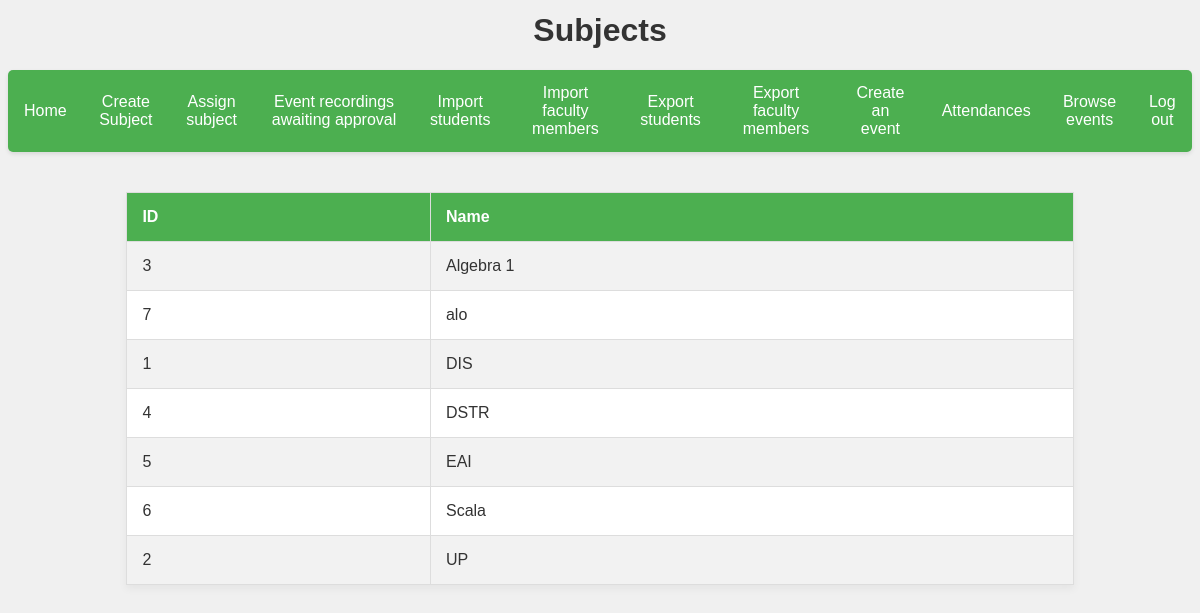
/subjects/subjects.php (signed in), run on the app's committed database.
### tables this page shows
CREATE TABLE `subjects` (
  `id` bigint(20) UNSIGNED NOT NULL,
  `name` varchar(255) DEFAULT NULL
);

### subjects/subject.php (called while the page is built, shortened)
<?php
class Subject
{
    private $connection;
    private $table_name = "subjects";
    public function __construct($db)
    {
        $this->connection = $db;
    }
    public function getAllSubjects()
    {
        $query = "SELECT * FROM " . $this->table_name;
        $statement = $this->connection->prepare($query);
        try {
            $statement->execute();
        } catch (PDOException $e) {
            echo "Error getting all subjects : " . $e->getMessage();
            return null;
        }
        if ($statement->rowCount() > 0) {
            return $statement;
        } else {
            return null;
        }
    }
}

### subjects/subjects.php (the view, shortened to what this page needs)
<?php
require_once("subject.php");
$db = new Db();
$connection = $db->getConnection();
$subject = new Subject($connection);
$subjects = $subject->getAllSubjects();
?>
<!DOCTYPE html>
<html lang="en">
<head>
    <link rel="stylesheet" type="text/css" href="../styles/common.css">
    <link rel="stylesheet" type="text/css" href="../styles/subjects.css">
    <link rel="stylesheet" type="text/css" href="../styles/navbar.css" />
</head>
<body>
    <h1> Subjects </h1>
    <?php include_once("../navbar/navbar.php"); ?>
    <?php
    if ($subjects) {
    ?>
        <table>
            <thead>
                <tr>
                    <th>ID</th>
                    <th>Name</th>
                </tr>
            </thead>
            <tbody>
                <?php
                foreach ($subjects as $row) {
                    echo "<tr>";
                    echo "<td>{$row['id']}</td>";
                    echo "<td>{$row['name']}</td>";
                    echo "</tr>";
                }
                ?>
            </tbody>
        </table>
    <?php
    } else {
        echo '<p class="no-results">No subjects available.</p>';
    }
    ?>
</body>
</html>

### styles/common.css (style rules this page uses)
body { background-color: #f0f0f0; font-family: 'Lucida Sans', sans-serif; color: #333; }
h1 { color: #333; text-align: center; margin-top:1%; }

### styles/subjects.css (style rules this page uses)
table { width: 80%; margin: 40px auto; border-collapse: collapse; box-shadow: 0 4px 8px rgba(0, 0, 0, 0.05); background-color: #fff; }
th, td { padding: 15px; border: 1px solid #ddd; text-align: left; }
th { background-color: #4CAF50; color: #fff; }
tbody tr:nth-child(odd) { background-color: #f2f2f2; }

### data on the page
subjects: id "3", name "Algebra 1"
subjects: id "7", name "alo"
subjects: id "1", name "DIS"
subjects: id "4", name "DSTR"
subjects: id "5", name "EAI"
subjects: id "6", name "Scala"
subjects: id "2", name "UP"
